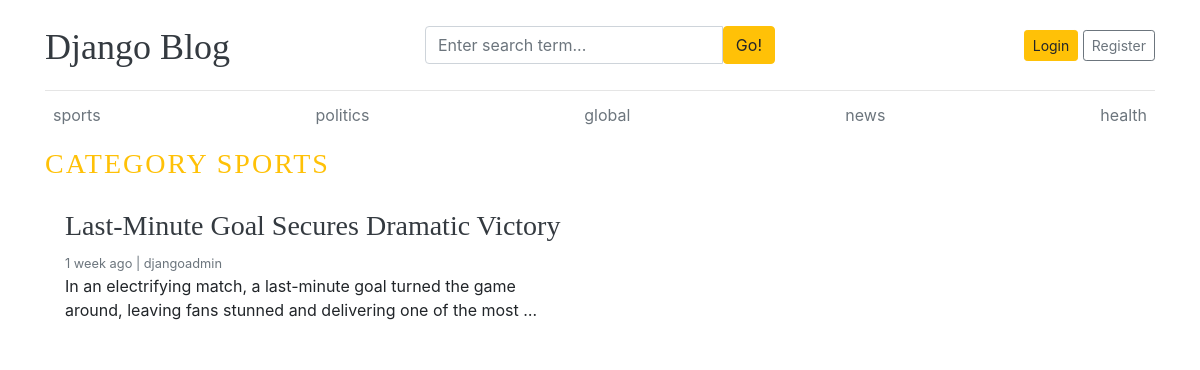
Page /category/1/ on the committed database.
### blogs/models.py (models this page shows)
class Category(models.Model):
    category_name = models.CharField(max_length=50,unique=True)
    created_at = models.DateTimeField(auto_now_add=True)
    updated_at = models.DateTimeField(auto_now=True)
    class Meta:
        verbose_name_plural = 'categories'
    def __str__(self):
        return self.category_name

class Blog(models.Model):
    title = models.CharField(max_length=100)
    slug = models.SlugField(max_length=150,unique=True,blank=True)
    category = models.ForeignKey(Category,on_delete=models.CASCADE)
    author = models.ForeignKey(User,on_delete=models.CASCADE)
    featured_image = models.ImageField(upload_to='uploads/%Y/%m/%d')
    short_description = models.TextField(max_length=500)
    blog_body = models.TextField(max_length=2000)
    status = models.CharField(max_length=100,choices=STATUS_CHOICES,default=0)
    is_featured = models.BooleanField(default=False)
    created_at = models.DateTimeField(auto_now_add=True)
    updated_at = models.DateTimeField(auto_now=True)
    def __str__(self):
        return self.title

### blogs/views.py (the view)
# urls.py: path('<int:category_id>/',views.post_by_category,name='post_by_category')
def post_by_category(request,category_id):
    posts = Blog.objects.filter(status='Published',category=category_id)
    category = get_object_or_404(Category,pk=category_id)
    context = {
        'posts' : posts,
        'category':category,
    }
    print(posts)
    return render(request, 'post_by_category.html',context)

### blogs/context_processors.py (called while the page is built)
def get_categories(request):
    categories = Category.objects.all()
    return dict(categories=categories)

def get_social_link(request):
    social = SocialLink.objects.all()
    return dict(social=social)

### templates/post_by_category.html
{% extends "base.html" %}
{% block content %}
        <h3 class="text-uppercase text-warning" style="letter-spacing:2px;">CATEGORY {{ category }}</h3>
        <div class="row mb-2">
            {% if posts %}
            {% for post in posts %}
            <div class="col-md-6">
                <div class="card border-0" >
                    <div class="card-body">
                        <h3><a href="{% url 'blogs' post.slug %}" class="text-dark">{{ post.title }}</a></h3>
                        <small class="mb-1 text-muted"> {{ post.created_at | timesince}} ago | {{ post.author }}</small>
                        <p class="card-text">{{ post.short_description | truncatewords:20 }}</p>
                    </div>
                </div>
            </div>
            {% endfor %}
            {% endif %}
{% endblock %}

### templates/base.html (shortened to what this page needs)
{% load static %}
<!DOCTYPE html>
<html lang="en">
<head>
    <link href="https://getbootstrap.com/docs/4.0/dist/css/bootstrap.min.css" rel="stylesheet">
    <link href="{% static 'css/blog.css' %}" rel="stylesheet">
    <link rel="stylesheet" href="https://cdnjs.cloudflare.com/ajax/libs/font-awesome/4.7.0/css/font-awesome.min.css">
</head>
<body>
    <div class="container">
      <header class="blog-header py-3">
        <div class="row flex-nowrap justify-content-between align-items-center">
          <div class="col-4 pt-1">
            <a class="blog-header-logo text-dark" href="/">Django Blog</a>
          </div>
          <div class="col-4">
            <form action="{% url 'search' %}" method="GET">
              <div class="input-group">
                <input class="form-control" type="text" name="keyword" value="{{ keyword }}" placeholder="Enter search term..." aria-label="Enter search term..." aria-describedby="button-search" />
                <button type="submit" class="btn btn-warning" id="button-search" type="button">Go!</button>
              </div>
            </form>
          </div>
          <div class="col-4 d-flex justify-content-end align-items-center">
            {% if not user.is_authenticated %}
            <a class="btn btn-sm btn-warning" href="{% url 'login' %}">Login</a> &nbsp;
            <a class="btn btn-sm btn-outline-secondary" href="{% url 'register' %}">Register</a>
            {% else %}
            <span><a href="{% url 'dashboard' %}">Dashboard</a></span>
            &emsp;
            <span><a href="{% url 'logout' %}">Logout</a></span>
            {% endif %}
          </div>
        </div>
      </header>
      <div class="nav-scroller py-1 mb-2">
        <nav class="nav d-flex justify-content-between">
          {% for catg in categories %}
          <a class="p-2 text-muted" href="{% url 'post_by_category' catg.id %}">{{catg.category_name}}</a>
          {% endfor %}
        </nav>
      </div>
      {% block content %}
      {% endblock %}
    </div>
</body>
</html>

### blog_main/static/css/blog.css (style rules this page uses)
.blog-header { border-bottom: 1px solid #e5e5e5; }
.blog-header-logo { font-family: "Playfair Display", Georgia, "Times New Roman", serif; font-size: 2.25rem; }
h1, h2, h3, h4, h5, h6 { font-family: "Playfair Display", Georgia, "Times New Roman", serif; }

### rows in the picture
Category: category_name "sports", category_name "SPORTS"
Category: category_name "politics"
Category: category_name "global"
Category: category_name "news"
Category: category_name "health"
Blog: title "Last-Minute Goal Secures Dramatic Victory", created_at "1 week", author "djangoadmin", short_description "In an electrifying match, a last-minute goal turned the game around, leaving fans stunned and delivering one of the most …"
